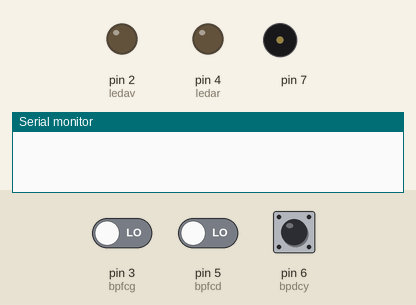
Bench run of a sketch on a simulated Arduino Uno, built with avr-gcc and run on an emulated ATmega328P. Shown: output pins drawn as LEDs (lit = HIGH), buzzer (waves = sounding), the last lines printed to the serial monitor. Inputs (shaded band) come from the test bench; at power-on: pin 6 (bpdcy) HIGH, pin 5 (bpfcd) LOW, pin 3 (bpfcg) LOW.

Above: at 1.2 s.
1.3 s: pin 6 (bpdcy) pulsed LOW 2 times (0.12 s each, 0.3 s apart)
At 1.8 s:
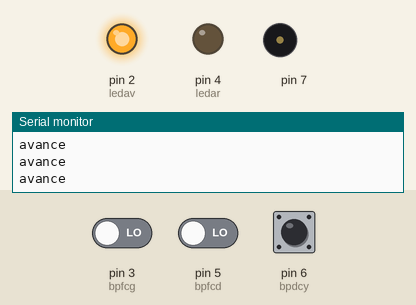
3.4 s: pin 5 (bpfcd) driven HIGH
At 4.49 s:
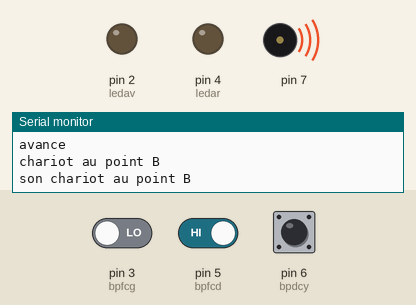
6.4 s: pin 5 (bpfcd) driven LOW
At 8.0 s:
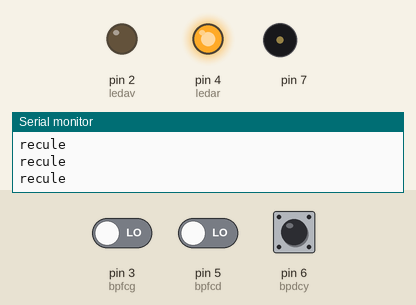
9.2 s: pin 3 (bpfcg) driven HIGH
At 10.4 s:
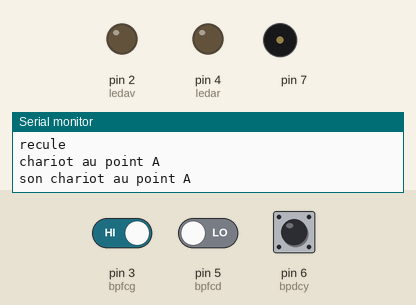
Timing chart, 0 to 13.2 s (numbered marks = the images above; inputs shaded):
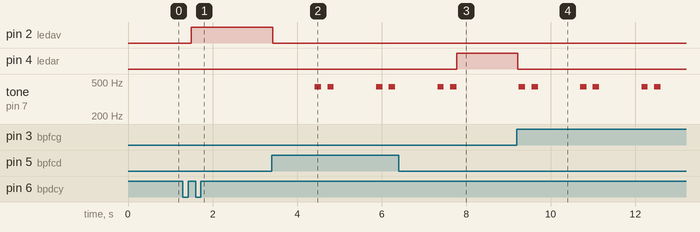

The sketch:

V3.2.0.ino
```cpp
int ledav =2;
int ledar =4;
int bpfcg =3;
int bpfcd =5;
int bpdcy =6;
int son_ab =7;
int son_dcy =8;


void setup()
{
pinMode(ledav,OUTPUT) ;
pinMode(ledar,OUTPUT) ;
pinMode(bpfcg,INPUT) ;
pinMode(bpfcd,INPUT) ;
pinMode(bpdcy,INPUT) ;
Serial.begin(9600);
}

void loop()
{
  digitalWrite(ledar , LOW) ;
  digitalWrite(ledav , LOW) ;
  while(digitalRead(bpdcy) == LOW)
  {
    while(digitalRead(bpdcy) == LOW)
      {
        delay(100);
      }
      while(digitalRead(bpdcy) == HIGH)
      {
        Serial.println("démarrage programme");
        digitalWrite(ledav,HIGH);
      }
     for(int i=0;i<=2;i++)
    {
      Serial.println("aller-retour n°");
      Serial.println(i);
      digitalWrite(ledar,LOW);
      digitalWrite(ledav ,LOW);

      while(digitalRead(bpfcd) == LOW)
      {
        digitalWrite(ledav,HIGH);
        Serial.println("avance");
      }
      while(digitalRead(bpfcd) == HIGH)
      {
        Serial.println("chariot au point B");
        digitalWrite(ledav,LOW);
        digitalWrite(ledar,LOW);
        delay(1000);
        Serial.println("son chariot au point B");
        sonab();
        digitalWrite(ledar,HIGH);
      }
      while(digitalRead(bpfcg) == LOW)
      {
        digitalWrite(ledav,LOW);
        digitalWrite(ledar,HIGH);
        Serial.println("recule");
      }
      while(digitalRead(bpfcg) == HIGH)
      {
        Serial.println("chariot au point A");
        digitalWrite(ledav,LOW);
        digitalWrite(ledar,LOW);
        Serial.println("son chariot au point A");
        sonab();
        delay(1000);
      }
    }
    Serial.println("son chariot qui a fini un cycle");
    sonfcy();
  }
}

void sonab()
{
  tone(7,440);
  delay(150);
  noTone(7);
  delay(150);
  tone(7,440);
  delay(150);
  noTone(7);
}

void sonfcy()
{
  tone(8,880);
  delay(150);
  noTone(8);
  delay(150);
  tone(8,880);
  delay(150);
  noTone(8);
  delay(150);
  tone(8,880);
  delay(150);
  noTone(8);
}
```

Measured:
- after the input at 1.3 s, pin 2 (ledav): LOW → HIGH after 0.20 s
- after the input at 3.4 s, pin 2 (ledav): HIGH → LOW at once; tone on pin 7: plays 440 Hz for 0.15 s, 440 Hz for 0.15 s, 440 Hz for 0.15 s, 440 Hz for 0.15 s, starting after 1.0 s
- after the input at 6.4 s, pin 4 (ledar): LOW → HIGH after 1.4 s; tone on pin 7: goes on until 7.8 s, then stays silent
- after the input at 9.2 s, pin 4 (ledar): HIGH → LOW at once; tone on pin 7: silent → 440 Hz after 0.05 s, then repeats every 1.5 s: silent 0.15 s, 440 Hz 0.15 s, silent 1.0 s, 440 Hz 0.15 s
